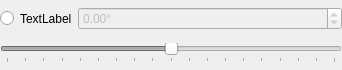
<?xml version="1.0" encoding="UTF-8"?>
<ui version="4.0">
 <class>AngleWidget</class>
 <widget class="QWidget" name="AngleWidget">
  <property name="geometry">
   <rect>
    <x>0</x>
    <y>0</y>
    <width>342</width>
    <height>70</height>
   </rect>
  </property>
  <property name="sizePolicy">
   <sizepolicy hsizetype="Preferred" vsizetype="Preferred">
    <horstretch>0</horstretch>
    <verstretch>0</verstretch>
   </sizepolicy>
  </property>
  <property name="windowTitle">
   <string>Form</string>
  </property>
  <layout class="QGridLayout" name="gridLayout">
   <property name="leftMargin">
    <number>0</number>
   </property>
   <property name="topMargin">
    <number>0</number>
   </property>
   <property name="rightMargin">
    <number>0</number>
   </property>
   <property name="bottomMargin">
    <number>0</number>
   </property>
   <item row="0" column="2">
    <widget class="QDoubleSpinBox" name="spin">
     <property name="enabled">
      <bool>false</bool>
     </property>
     <property name="suffix">
      <string notr="true">°</string>
     </property>
     <property name="minimum">
      <double>-90.000000000000000</double>
     </property>
     <property name="maximum">
      <double>90.000000000000000</double>
     </property>
    </widget>
   </item>
   <item row="0" column="1">
    <widget class="QLabel" name="label">
     <property name="sizePolicy">
      <sizepolicy hsizetype="Maximum" vsizetype="Preferred">
       <horstretch>0</horstretch>
       <verstretch>0</verstretch>
      </sizepolicy>
     </property>
     <property name="text">
      <string>TextLabel</string>
     </property>
    </widget>
   </item>
   <item row="0" column="0">
    <widget class="QRadioButton" name="radio">
     <property name="sizePolicy">
      <sizepolicy hsizetype="Maximum" vsizetype="Fixed">
       <horstretch>0</horstretch>
       <verstretch>0</verstretch>
      </sizepolicy>
     </property>
     <property name="text">
      <string/>
     </property>
    </widget>
   </item>
   <item row="1" column="0" colspan="3">
    <widget class="QSlider" name="slider">
     <property name="enabled">
      <bool>false</bool>
     </property>
     <property name="minimum">
      <number>-90</number>
     </property>
     <property name="maximum">
      <number>90</number>
     </property>
     <property name="orientation">
      <enum>Qt::Horizontal</enum>
     </property>
     <property name="tickPosition">
      <enum>QSlider::TicksBelow</enum>
     </property>
     <property name="tickInterval">
      <number>10</number>
     </property>
    </widget>
   </item>
  </layout>
 </widget>
 <resources/>
 <connections/>
</ui>
